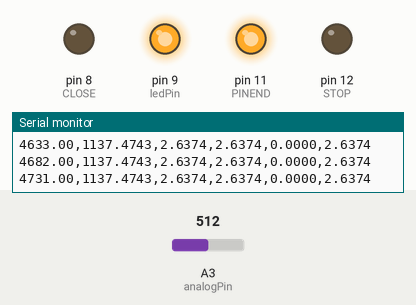
A sketch run on a simulated Arduino Uno, built with avr-gcc and run on an emulated ATmega328P. On the bench: output pins drawn as LEDs (lit = HIGH), the last lines printed to the serial monitor. The inputs (shaded band) are chosen by the test bench; at power-on: A3 (analogPin) = 512.

Above: at 4.8 s.
4.9 s: A3 (analogPin) set to 459
7.9 s: A3 (analogPin) set to 432
At 29.5 s:
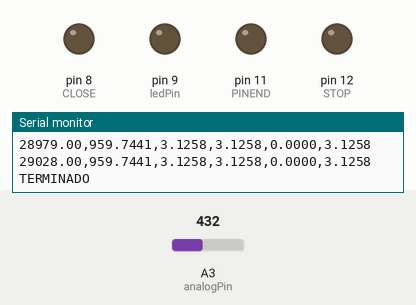
At 39.5 s:
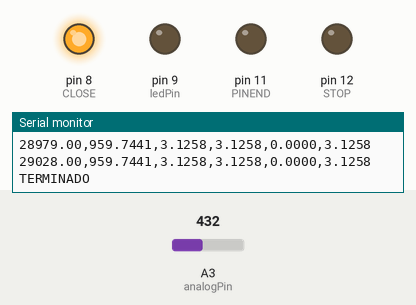
Timing chart, 0 to 40.5 s (numbered marks = the images above; inputs shaded):
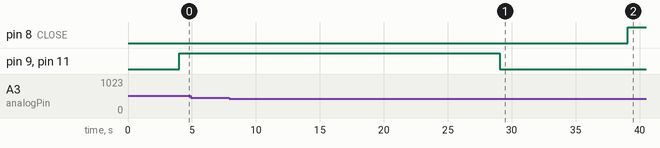

The sketch:

transformacionControlExpansionTemporalizado.ino
```cpp
#include <QueueArray.h>

#define PINEND 11


#define R1 2.2
#define percent 1.0
#define VBOOST 3.0
#define lapseTime 25000
#define nDato 3
#define cLimit 3
#define ignoreP 1.01
#define ignoreD 5
#define dataCenter 6
#define STOP 12

#define limPruebas 5

#define window 5
#define meanWindow 11
#define stdLimit 0.015
#define ratioLimit .98
#define WAIT 1000
#define DELAY 4000

int val1 = 0;

int analogPin = 3;     // potentiometer wiper (middle terminal) connected to analog pin 3
int ledPin = 9;
int nPruebas = 0;
#define CLOSE 8

#define CAPTURE 7
#define VIDEOEND 6

int val = 0;           // variable to store the value read
float current = 0;
float vout = 0;
float vestoma = 0;
int diffCount = 0;
int count2 = 0;
int countSel = 0;
int countInit = 0;
int number_count2 = 0;
int countDiff = 0;
float ratio = 1;
float resistance = 1.0;
float rOld = 1.0;
float thisTime = 0;
float initTime = 0;
float rInit = 0;
float Diff = 0;
float instMean = 0;
float fMedian = 1;
float minVal = 0;
float fTH = 0;

boolean firstSort = true;
boolean firstTime = true;
boolean firstTime2 = true;
boolean ratioCheck = true;
boolean ratioCheck2 = true;
boolean checkTime = true;
boolean meanDelete = true;
boolean finish = false;

QueueArray <float> rawQueue;
QueueArray <float> copyQueue;
QueueArray <float> sortedQueue;
QueueArray <float> tempQueue;
QueueArray <float> medianQueue;

int i=0;
float K=1;
float D=1;
float squared=0;
float simple=0;

int number_count=0;
boolean init2 = true;

void setup() {
  Serial.begin(9600);          //  setup serial
  pinMode(ledPin, OUTPUT);
  pinMode(STOP, OUTPUT);
  pinMode(PINEND, OUTPUT);
  pinMode(CLOSE, OUTPUT);

  pinMode(CAPTURE, INPUT);
  pinMode(VIDEOEND, INPUT);

  digitalWrite(PINEND, LOW);
  digitalWrite(STOP, LOW);
  digitalWrite(ledPin, LOW);
  digitalWrite(CLOSE, LOW);

  medianQueue.setPrinter (Serial);
  Serial.println("INICIA PRUEBA");


}

void loop() {

  delay(4000);
  thisTime = millis();
  initTime = millis();

  ratioCheck = true;
  ratioCheck2 = true;
  checkTime = true;

  val = analogRead(analogPin);


  {
    Serial.println("INICIA PRUEBA");
    digitalWrite(PINEND, HIGH);
    initTime = millis();
    digitalWrite(ledPin, HIGH);
    digitalWrite(STOP, LOW);
    while(checkTime)
    {

      val = analogRead(analogPin);
      Serial.print(thisTime);
      Serial.print(",");
      vout = 5*(val/1023.0);


      current = vout/R1;
      //vrms = (DC/255.0)*(VBOOST^2)/R1;


      vestoma = VBOOST;

      resistance = vestoma/current;

      Serial.print(current*1000,4);
      Serial.print(",");
      Serial.print(resistance,4);
      Serial.print(",");


      if(firstTime)
      {
        if(countInit < ignoreD)
        {
          countInit++;
        }
        else
        {
          rOld = resistance;
          rInit = instMean;
          ratio = 1.0;
          firstTime = false;
        }

      }


      Serial.print(rInit,4);
      Serial.print(",");
      Serial.print(fTH,4);
      Serial.print(",");
      Serial.println(fMedian,4);

      entry(resistance);


      if(fMedian >= rInit)
      {
        rInit = fMedian;
      }
      ratio = fMedian/rInit;


      if(ratioCheck)
      {
        ratioCheck = (ratio > ratioLimit);
      }
      else
      {


        if(Diff < 0)
        {
          if(firstTime2)
          {
            fTH = minVal + ((rInit - minVal)*0.20);
            firstTime2 = false;
          }
          ratioCheck2 = (fMedian < fTH);
        }
        else
        {
          diffCount = 0;
        }

      }


      thisTime = millis();

      checkTime = ((thisTime - initTime) < lapseTime);
    }


/*
    while((thisTime - initTime) < WAIT)
    {

      val = analogRead(analogPin);
      Serial.print(thisTime);
      Serial.print(",");
      vout = 5*(val/1023.0);


      current = vout;
      //vrms = (DC/255.0)*(VBOOST^2)/R1;


      vestoma = VBOOST;

      resistance = vestoma/current;

      Serial.print(current*1000,4);
      Serial.print(",");
      Serial.print(resistance,4);
      Serial.print(",");

      Serial.print(rInit,4);
      Serial.print(",");
      Serial.print(fTH,4);
      Serial.print(",");

      Serial.println(fMedian,4);


      thisTime = millis();
    }
    */
    Serial.print(thisTime);
    Serial.print(",");
    Serial.print(current*1000,4);
    Serial.print(",");
    Serial.print(resistance,4);
    Serial.print(",");

    Serial.print(rInit,4);
    Serial.print(",");
    Serial.print(fTH,4);
    Serial.print(",");

    Serial.println(fMedian,4);

    digitalWrite(ledPin, LOW);

    digitalWrite(PINEND, LOW);

    Serial.println("TERMINADO");
    nPruebas++;

    delay(10000);

    thisTime = millis();
    initTime = millis();
    while((thisTime - initTime) < 2500)
    {
      digitalWrite(CLOSE, HIGH);
      thisTime = millis();
    }
    digitalWrite(CLOSE, LOW);
    delay(20000);

    reiniciarVariables();
    limpiarQueue();
  }

  while(nPruebas >= limPruebas)
  {
    digitalWrite(STOP, HIGH);
  }


}

void entry(float debug_s){
  int number_count = medianQueue.count();

  if(number_count != window || number_count > window){
    if(rawQueue.count() != meanWindow)
    {
      rawQueue.enqueue(debug_s);
      copyQueue.enqueue(debug_s);

    }
    else
    {

      if(firstSort)
      {
        queueSave(debug_s);
        copyQueue.dequeue();
        copyQueue.enqueue(debug_s);
        firstSorting();
        firstSort = false;
      }
      else
      {
        removeOld();
        addNew(debug_s);
        findMedian();
      }
    }
    medianQueue.enqueue(fMedian);
  }

  if(number_count>=window){
    if(rawQueue.count() != meanWindow)
    {
      rawQueue.enqueue(debug_s);
      copyQueue.enqueue(debug_s);

    }
    else
    {

      if(firstSort)
      {
        queueSave(debug_s);
        copyQueue.dequeue();
        copyQueue.enqueue(debug_s);
        firstSorting();
        firstSort = false;
      }
      else
      {
        removeOld();
        addNew(debug_s);
      }
    }
    dynamicQueue(debug_s);
  }
}

void queueSave(float a)
{
  float x=0;

  x=rawQueue.dequeue();
  rawQueue.enqueue(a);
}

void dynamicQueue(float a){
  float x=0;

  findMedian();
  x = medianQueue.dequeue();
  medianQueue.enqueue(fMedian);

  Diff = x - fMedian;
  minVal = x;
  countDiff++;
  }


void firstSorting()
{
  float x1 = 0;
  float x2 = 0;
  float w1 = 0;
  float w2 = 0;

  x1 = copyQueue.dequeue();
  tempQueue.enqueue(x1);

  while(!copyQueue.isEmpty())
  {
    x2 = copyQueue.dequeue();
    while(!tempQueue.isEmpty())
    {
      x1 = tempQueue.dequeue();
      if(x1 < x2)
      {
        w1 = x1;
        w2 = x2;
      }
      else
      {
        w1 = x2;
        x2 = x1;
      }
      sortedQueue.enqueue(w1);
    }
    sortedQueue.enqueue(x2);
    while(!sortedQueue.isEmpty())
    {
      tempQueue.enqueue(sortedQueue.dequeue());
    }
  }
  while(!tempQueue.isEmpty())
  {
    sortedQueue.enqueue(tempQueue.dequeue());
  }
}

void removeOld()
{
  float x1 = 0;
  float x2 = 0;
  float w1 = 0;
  boolean firstMatch = false;

  x1 = rawQueue.dequeue();

  while(!sortedQueue.isEmpty())
  {
    tempQueue.enqueue(sortedQueue.dequeue());
  }

  while(!tempQueue.isEmpty())
  {
    x2 = tempQueue.dequeue();
    if(x1 != x2)
    {
      sortedQueue.enqueue(x2);
    }
    else
    {
      if(firstMatch)
      {
        sortedQueue.enqueue(x2);
      }
      else
      {
        firstMatch = true;
      }
    }
  }
}

void addNew(float newData)
{
  float x1 = 0;
  float x2 = 0;
  float w1 = 0;
  boolean sorted = false;

  rawQueue.enqueue(newData);

  while(!sortedQueue.isEmpty())
  {
    tempQueue.enqueue(sortedQueue.dequeue());
  }

  while(!tempQueue.isEmpty())
  {
    x2 = tempQueue.dequeue();
    if(sorted)
    {
      sortedQueue.enqueue(x2);
    }
    else
    {
      if(newData <= x2)
      {
        sortedQueue.enqueue(newData);
        sorted = true;
      }
      sortedQueue.enqueue(x2);

    }

  }
  if(!sorted)
  {
    sortedQueue.enqueue(newData);
  }
}

void findMedian()
{
  float x1 = 0;
  int countMedian = 0;
  while(!sortedQueue.isEmpty())
  {
    x1 = sortedQueue.dequeue();

    countMedian++;
    if(countMedian == dataCenter)
    {
      fMedian = x1;
    }
    tempQueue.enqueue(x1);
  }

  while(!tempQueue.isEmpty())
  {
    sortedQueue.enqueue(tempQueue.dequeue());
  }
}

void reiniciarVariables()
{
   val = 0;           // variable to store the value read
   current = 0;
   vout = 0;
   vestoma = 0;
   diffCount = 0;
   count2 = 0;
   countSel = 0;
   countInit = 0;
   number_count2 = 0;
   countDiff = 0;
   ratio = 1;
   resistance = 1.0;
   rOld = 1.0;
   thisTime = 0;
   initTime = 0;
   rInit = 0;
   Diff = 0;
   instMean = 0;
   fMedian = 1;
   minVal = 0;
   fTH = 0;

   firstSort = true;
   firstTime = true;
   firstTime2 = true;
   ratioCheck = true;
   ratioCheck2 = true;
   meanDelete = true;
}

void limpiarQueue()
{

  while(!rawQueue.isEmpty())
  {
    rawQueue.pop();
  }
  while(!copyQueue.isEmpty())
  {
    copyQueue.pop();
  }
  while(!sortedQueue.isEmpty())
  {
    sortedQueue.pop();
  }
  while(!tempQueue.isEmpty())
  {
    tempQueue.pop();
  }
  while(!medianQueue.isEmpty())
  {
    medianQueue.pop();
  }
}
```

Measured:
- the behaviour switches between 451 and 450 on A3 (analogPin) (found by bisection; images 0 and 1)
